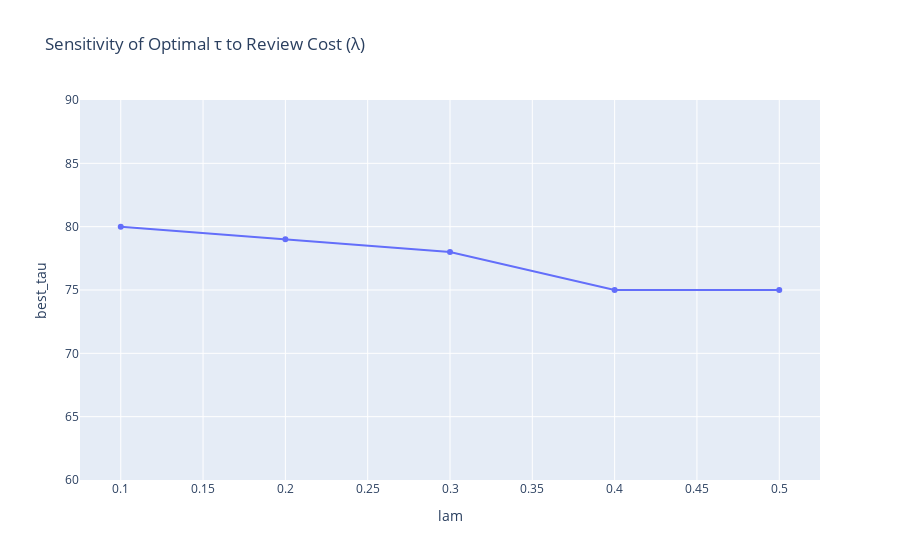

The notebook cell saved with this chart:
### Code cell
lams = [0.1, 0.2, 0.3, 0.4, 0.5]
opt = []
for lam in lams:
    rows = []
    for t in taus:
        acc = (val["score"] >= t).astype(int).eq(val["is_correct"]).mean()
        review_rate = (val["score"] < t).mean()
        utility = acc - lam * review_rate
        rows.append((t, utility))
    best_tau = max(rows, key=lambda x: x[1])[0]
    opt.append({"lam": lam, "best_tau": best_tau})

df_lam = pd.DataFrame(opt)
fig_lam = px.line(df_lam, x="lam", y="best_tau", markers=True,
                  title="Sensitivity of Optimal τ to Review Cost (λ)")
fig_lam.update_yaxes(range=[60,90])
fig_lam.show()

### Figure 1 — Plotly figure (JSON) as saved in the notebook; plotly's stock layout.template omitted (floating-point values rounded to 4 significant figures)
{"data": [{"hovertemplate": "lam=%{x}<br>best_tau=%{y}<extra></extra>", "legendgroup": "", "line": {"color": "#636efa", "dash": "solid"}, "marker": {"symbol": "circle"}, "mode": "lines+markers", "name": "", "orientation": "v", "showlegend": false, "type": "scatter", "x": [0.1, 0.2, 0.3, 0.4, 0.5], "xaxis": "x", "y": [80, 79, 78, 75, 75], "yaxis": "y"}], "layout": {"legend": {"tracegroupgap": 0}, "title": {"text": "Sensitivity of Optimal τ to Review Cost (λ)"}, "xaxis": {"anchor": "y", "domain": [0, 1], "title": {"text": "lam"}}, "yaxis": {"anchor": "x", "domain": [0, 1], "range": [60, 90], "title": {"text": "best_tau"}}}}
